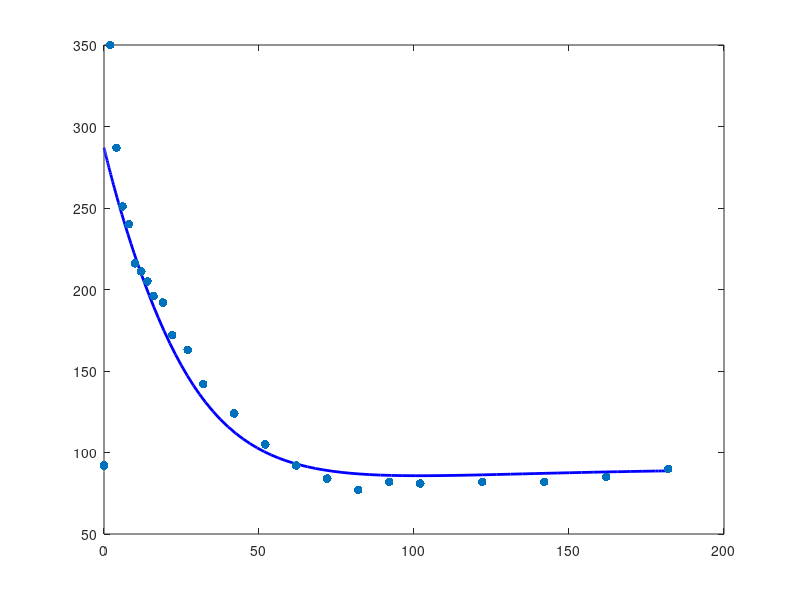

Here is the MATLAB script that generated this plot: (Note: this script raises an error after producing the figure.)
% Author: Corlene Maass & Zenae de Villiers 
% Course: Biomathematics 378
% Hybrid Model 
%--------------------------------------------------

% Required:
% MATLAB
% Optimization Toolbox (lsqnonlin)
% swtest.m (included in repository)

%--------------------------------------------------

%% FSIGT DATA (Kerner)

% Sampling times (min)
timeData = [0 2 4 6 8 10 12 14 16 19 22 27 32 42 52 ...
62 72 82 92 102 122 142 162 182]';

% Blood glucose concentrations (mg/dL)
Gdata = [92 350 287 251 240 216 211 205 196 192 172 ...
163 142 124 105 92 84 77 82 81 82 82 85 90]';

% Plasma insulin concentrations (μU/mL)
Idata = [11 26 130 85 51 49 45 41 35 30 30 27 30 22 ...
15 15 11 10 8 11 7 8 8 7]';

%--------------------------------------------------

function dYdt = hybrid_model(t,Y,p,Ib,Gb)

    % State variables
    G = Y(1);    % Blood glucose concentration
    X = Y(2);    % Remote insulin action
    I = Y(3);    % Plasma insulin concentration
    
    % Parameters
    p1    = p(1);   % Glucose effectiveness
    p2    = p(2);   % Decay of insulin action
    p3    = p(3);   % Generation of insulin action
    gamma = p(4);   % Insulin clearance rate
    delta = p(5);   % Glucose-stimulated insulin secretion
    
    % Glucose dynamics
    dG = p1*(Gb - G) - X*G;
    
    % Remote insulin action dynamics
    dX = p3*(I - Ib) - p2*X;
    
    % Insulin dynamics
    dI = -gamma*(I - Ib) + delta*(G - Gb)*I;
    
    % Return derivatives
    dYdt = [dG; dX; dI];

end

%--------------------------------------------------


%% Basal Values

Gb = Gdata(end);
Ib = Idata(end);

%% Initial Parameter Estimates

p0 = [0.0399 0.02 4e-5 0.2 0.001];

%% Initial Conditions

G0 = 287;
% Initial glucose concentration used in the Kerner approach
% (not the maximum measured glucose value)

X0 = 0;

I0 = Ib;

Y0 = [G0; X0; I0];

%% Simulate Hybrid Model

[tSol,Y] = ode45( ...
    @(t,Y) hybrid_model(t,Y,p0,Ib,Gb), ...
    [0 182],Y0);

%% Extract State Variables

G = Y(:,1);
X = Y(:,2);
I = Y(:,3);

%% Glucose Profile

figure

plot(tSol,G,'b','LineWidth',2)
hold on

scatter(timeData,Gdata,40,'filled')

yline(Gb,'k--')

xlabel('Time (min)')
ylabel('Glucose (mg/dL)')
title('Hybrid Glucose-Insulin Model')
legend('Model','Data','Basal')
grid on

%% Remote Insulin Action

figure

plot(tSol,X,'LineWidth',2)

xlabel('Time (min)')
ylabel('X(t)')
title('Remote Insulin Action')
grid on

%% Insulin Profile

figure

plot(tSol,I,'LineWidth',2)

xlabel('Time (min)')
ylabel('Insulin (\muU/mL)')
title('Model Insulin Response')
grid on

%--------------------------------------------------

function err = objective_hybrid(p,timeData,Gdata,Gb,Ib)

    % Initial conditions
    G0 = 287;
    X0 = 0;
    I0 = Ib;
    
    Y0 = [G0; X0; I0];
    
    % Solve model at experimental sampling times
    [~,Y] = ode45( ...
        @(t,Y) hybrid_model(t,Y,p,Ib,Gb), ...
        timeData,Y0);
    
    % Model glucose prediction
    Gmodel = Y(:,1);
    
    % Residual vector
    err = Gmodel - Gdata;

end

%--------------------------------------------------

%% Basal Values

Gb = Gdata(end);
Ib = Idata(end);

%% Initial Conditions

G0 = 287;
% Initial glucose concentration used in the Kerner approach
% (not the maximum measured glucose value)

X0 = 0;

I0 = Ib;

Y0 = [G0; X0; I0];

%% Parameter Estimation

% Initial parameter estimates
p0 = [0.0399 0.02 4e-5 0.2 0.001];

% Parameter bounds
lb = [1e-4 1e-4 1e-8 1e-4 1e-6];
ub = [1 1 1e-3 10 1];

% Estimate parameters using nonlinear least squares
[p_est,resnorm,residual,exitflag,output,lambda,J] = ...
    lsqnonlin( ...
    @(p) objective_hybrid(p,timeData,Gdata,Gb,Ib), ...
    p0,lb,ub);

%% Stability Check

% Local stability of the physiological equilibrium requires
%  (Routh-Hurwitz condition)

A = p_est(1) + p_est(2) + p_est(4);

B = p_est(1)*p_est(2) + p_est(1)*p_est(4) + p_est(2)*p_est(4);

C = p_est(1)*p_est(2)*p_est(4) + p_est(3)*p_est(5)*Gb*Ib;

if A*B > C
    disp('Stability condition satisfied')
else
    disp('Stability condition violated')
end


%% Parameter Uncertainty
n = length(Gdata);
k = length(p_est);

sigma2 = resnorm/(n-k);
Cov = sigma2 * pinv(full(J'*J));
SE = sqrt(diag(Cov));

fprintf('\nParameter Estimates (± SE)\n')
fprintf('--------------------------\n')
fprintf('p1    = %.6g ± %.6g\n',p_est(1),SE(1))
fprintf('p2    = %.6g ± %.6g\n',p_est(2),SE(2))
fprintf('p3    = %.6g ± %.6g\n',p_est(3),SE(3))
fprintf('gamma = %.6g ± %.6g\n',p_est(4),SE(4))
fprintf('delta = %.6g ± %.6g\n',p_est(5),SE(5))

%% Residual Norm Comparison

initialNorm = norm( ...
    objective_hybrid(p0,timeData,Gdata,Gb,Ib));

finalNorm = norm( ...
    objective_hybrid(p_est,timeData,Gdata,Gb,Ib));

fprintf('\nResidual Norms\n')
fprintf('--------------\n')

fprintf('Initial residual norm = %.4f\n',initialNorm)
fprintf('Final residual norm   = %.4f\n',finalNorm)

%% Simulate Fitted Hybrid Model

[tFit,Yfit] = ode45( ...
    @(t,Y) hybrid_model(t,Y,p_est,Ib,Gb), ...
    timeData,Y0);

%% Extract Fitted States

Gfit = Yfit(:,1);
Xfit = Yfit(:,2);
Ifit = Yfit(:,3);

%% Fitted Glucose Profile

figure

plot(timeData,Gfit,'b','LineWidth',2)
hold on

scatter(timeData,Gdata,50,'filled')

yline(Gb,'k--')

xlabel('Time (min)')
ylabel('Glucose (mg/dL)')
title('Fitted Hybrid Model')
legend('Model Fit','Experimental Data','Basal Glucose')
grid on

%% Clinical Indices

SI = p_est(3)/p_est(2);
SG = p_est(1);

fprintf('\nClinical Indices\n')
fprintf('----------------\n')

fprintf('Insulin sensitivity (SI) = %g\n',SI)
fprintf('Glucose effectiveness (SG) = %g\n',SG)

%% Goodness-of-Fit Metrics

RMSE = sqrt(mean((Gfit - Gdata).^2));

SSres = sum((Gdata - Gfit).^2);
SStot = sum((Gdata - mean(Gdata)).^2);

R2 = 1 - SSres/SStot;

fprintf('\nGoodness-of-Fit Metrics\n')
fprintf('-----------------------\n')

fprintf('RMSE = %.3f\n',RMSE)
fprintf('R^2  = %.4f\n',R2)

%% Fitted Insulin Profile

figure

plot(tFit,Ifit,'LineWidth',2)
hold on

scatter(timeData,Idata,'filled')

xlabel('Time (min)')
ylabel('Insulin (\muU/mL)')
title('Hybrid Model Insulin Response')
legend('Model','Data')
grid on

%% Information Criteria

k = 5;                % Number of fitted parameters
n = length(Gdata);    % Number of observations

AIC_hybrid = n*log(SSres/n) + 2*k;
BIC_hybrid = n*log(SSres/n) + k*log(n);

fprintf('\nInformation Criteria\n')
fprintf('--------------------\n')

fprintf('Hybrid AIC = %.3f\n',AIC_hybrid)
fprintf('Hybrid BIC = %.3f\n',BIC_hybrid)


%% Distribution and Residual Analysis 

residuals = Gdata - Gfit;


[h,p,W] = swtest(residuals);
fprintf('\nResidual Normality Test\n')
fprintf('--------------------\n')
fprintf('Shapiro-Wilk: W = %.4f, p = %.4g\n',W,p)


figure
plot(timeData,residuals,'o-')
yline(0,'k--')
xlabel('Time')
ylabel('Residual')
title('Residuals vs Time (Hybrid Model)')
grid on
